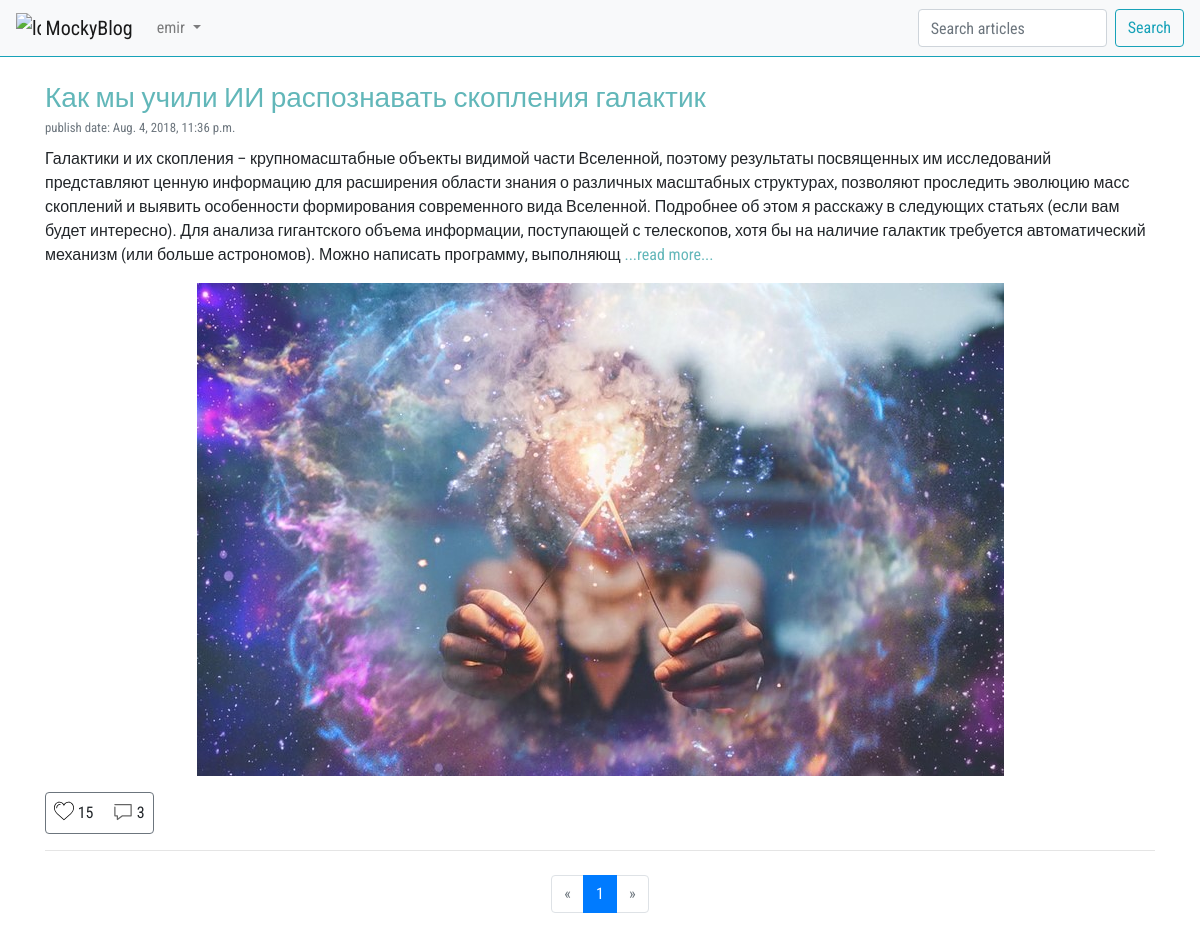
Screenshot of / (signed in) with the database file from the repository.
### article/models.py (models this page shows, shortened)
class Article(models.Model):
    class Meta:
        db_table = "Article"
    article_title = models.CharField(max_length=200)
    article_text = models.TextField()
    article_date = models.DateTimeField(null=True)
    article_likes = models.IntegerField(default=0)
    article_image = models.ImageField(null=True, blank=False, upload_to="images/",
                                      verbose_name="image")

### article/views.py (the view)
# urls.py: url(r'^page/(\d+)/$', views.articles, name="post_with_pages"),
def articles(request, page_number=1):
    all_articles = Article.objects.all()[::-1]
    current_page = Paginator(all_articles, 3)
    return render(request, template_name='article/articles.html',
                  context={
                      'articles': current_page.page(page_number),
                      'user': auth.get_user(request),
                      'cookies': request.COOKIES
                  })

### article/templatetags/poll_extras.py (called while the page is built)
@register.filter(name='get_comments_length')
def get_comments_length(value):
    obj = len(Comment.objects.filter(comments_article=value))
    return obj

@register.filter(name='format_str')
def format_str(value, username):
    return "{0}:{1}".format(value, username)

@register.filter(name='is_liked')
def is_liked(value, cookies_val):
    return True if str(value) in cookies_val else False

### article/templates/article/articles.html (shortened to what this page needs)
{% extends 'index.html' %}
{% load static %}
{% load poll_extras %}
{% block article %}
    <main>
        {% if search_res %}
            <div class="container mt-4">
                {% for article in search_res %}
                    <h3 class="mb-0 pb-0">
                        <a style="color: #62B7B9" href="/article/{{ article.id }}/">{{ article.article_title }}</a>
                    </h3>
                    <small class="text-muted mt-0 pt-0">publish date: {{ article.article_date }}</small>
                    <div class="article_text mt-2 mb-0">
                        {% if article.article_text|length < 600 %}
                            <p> {{ article.article_text }}</p>
                        {% else %}
                            <p>
                                {{ article.article_text|slice:"0:600" }}
                                <a style="color: #62B7B9" href="/article/{{ article.id }}/">...read more...</a>
                            </p>
                        {% endif %}
                    </div>
                    <div class="d-flex justify-content-center article_image">
                        <img style="max-width: 100%;height: auto;" src="{{ article.article_image.url }}" alt="">
                    </div>
                    <div class="border border-secondary rounded mt-3 px-2 py-2" style="width: fit-content">
                        {% if request.user.username %}
                            <a class="" style="text-decoration: none" href="/article/addlike/{{ article.id }}/">
                                {% if article.id|format_str:request.user.username|is_liked:request.COOKIES %}
                                    <img style="margin-top: -4px;" src="{% static "liked.svg" %}" alt="likes" width="20">
                                {% else %}
                                    <img style="margin-top: -4px;" src='{% static "likes.svg" %}' width="20" alt="likes">
                                {% endif %}
                            </a>
                            {{ article.article_likes }}
                            <div class="d-inline ml-3">
                            <img style="opacity: 0.6;margin-top: -3px;" src="{% static "comments.svg" %}" width="20"
                                 alt="">
                            {{ article.id|get_comments_length }}
                        </div>
                        {% else %}
                            {% if article.id|format_str:request.user.username|is_liked:request.COOKIES %}
                                <img style="margin-top: -4px;" src="{% static "liked.svg" %}" alt="likes" width="20">
                            {% else %}
                                <img style="margin-top: -4px;" src='{% static "likes.svg" %}' width="20" alt="likes">
                            {% endif %}
                            {{ article.article_likes }}
                            <div class="d-inline ml-3">
                            <img style="opacity: 0.6;margin-top: -3px;" src="{% static "comments.svg" %}" width="20"
                                 alt="">
                            {{ article.id|get_comments_length }}
                        </div>
                        {% endif %}
                    </div>
                    <hr>
                {% endfor %}
            </div>
            <div class="container mt-4">
                <nav aria-label="Page navigation">
                    <ul class="pagination justify-content-center">
                        {% if search_res.has_previous %}
                            <li class="page-item">
                                <a class="page-link" href="/find/{{ search_res.previous_page_number }}/?q={{ q }}"
                                   aria-label="Previous">
                                    <span aria-hidden="true">&laquo;</span>
                                    <span class="sr-only">Previous</span>
                                </a>
                            </li>
                        {% else %}
                            <li class="page-item disabled">
                                <a class="page-link" href="" aria-label="Previous">
                                    <span aria-hidden="true">&laquo;</span>
                                    <span class="sr-only">Previous</span>
                                </a>
                            </li>
                        {% endif %}
                        {% for page in search_res.paginator.page_range %}
                            {% if page == search_res.number %}
                                <li class="page-item active">
                                    <a class="page-link" href="/find/{{ page }}//?q={{ q }}">
                                        {{ page }}
                                        <span class="sr-only">(current)</span>
                                    </a>
                                </li>
                            {% else %}
                                <li class="page-item"><a href="/find/{{ page }}/?q={{ q }}"
                                                         class="page-link">{{ page }}</a></li>
                            {% endif %}
                        {% endfor %}
                        {% if search_res.has_next %}
                            <li class="page-item">
                                <a class="page-link"
                                   href="/find/{{ search_res.next_page_number }}/?q={{ q }}">&raquo;</a>
                            </li>
                        {% else %}
                            <li class="page-item disabled">
                                <a class="page-link" href="">&raquo;</a>
                            </li>
                        {% endif %}
                    </ul>
                </nav>
            </div>
        {% else %}
            <div class="container mt-4">
                {% for article in articles %}
                    <h3 class="mb-0 pb-0">
                        <a style="color: #62B7B9" href="/article/{{ article.id }}/">{{ article.article_title }}</a>
                    </h3>
                    <small class="text-muted mt-0 pt-0">publish date: {{ article.article_date }}</small>
                    <div class="article_text mt-2 mb-0">
                        {% if article.article_text|length < 600 %}
                            <p> {{ article.article_text }}</p>
                        {% else %}
                            <p>
                                {{ article.article_text|slice:"0:600" }}
                                <a style="color: #62B7B9" href="/article/{{ article.id }}">...read more...</a>
                            </p>
                        {% endif %}
                    </div>
                    <div class="d-flex justify-content-center article_image">
                        <img style="max-width: 100%;height: auto;" src="{{ article.article_image.url }}" alt="">
                    </div>
                    <div class="border border-secondary rounded mt-3 px-2 py-2" style="width: fit-content">
                        {% if request.user.username %}
                            <a class="" style="text-decoration: none" href="/article/addlike/{{ article.id }}/">
                                {% if article.id|format_str:request.user.username|is_liked:request.COOKIES %}
                                    <img style="margin-top: -4px;" src="{% static "liked.svg" %}" alt="likes" width="20">
                                {% else %}
                                    <img style="margin-top: -4px;" src='{% static "likes.svg" %}' width="20" alt="likes">
                                {% endif %}
                            </a>
                            {{ article.article_likes }}
                            <div class="d-inline ml-3">
                            <img style="opacity: 0.6;margin-top: -3px;" src="{% static "comments.svg" %}" width="20"
                                 alt="">
                            {{ article.id|get_comments_length }}
                        </div>
                        {% endif %}
                    </div>
                    <hr>
                {% endfor %}
            </div>
            <div class="container mt-4">
                <nav aria-label="Page navigation">
                    <ul class="pagination justify-content-center">
                        {% if articles.has_previous %}
                            <li class="page-item">
                                <a class="page-link" href="/page/{{ articles.previous_page_number }}/"
                                   aria-label="Previous">
                                    <span aria-hidden="true">&laquo;</span>
                                    <span class="sr-only">Previous</span>
                                </a>
                            </li>
                        {% else %}
                            <li class="page-item disabled">
                                <a class="page-link" href="" aria-label="Previous">
                                    <span aria-hidden="true">&laquo;</span>
                                </a>
                            </li>
                        {% endif %}
                        {% for page in articles.paginator.page_range %}
                            {% if page == articles.number %}
                                <li class="page-item active">
                                    <a class="page-link" href="/page/{{ page }}/">{{ page }} <span class="sr-only">(current)</span></a>
                                </li>
                            {% else %}
                                <li class="page-item"><a href="/page/{{ page }}/" class="page-link">{{ page }}</a></li>
                            {% endif %}
                        {% endfor %}
                        {% if articles.has_next %}
                            <li class="page-item">
                                <a class="page-link" href="/page/{{ articles.next_page_number }}/">&raquo;</a>
                            </li>
                        {% else %}
                            <li class="page-item disabled">
                                <a class="page-link" href="">&raquo;</a>
                            </li>
                        {% endif %}
                    </ul>
                </nav>
            </div>
        {% endif %}
    </main>
{% endblock %}

### templates/index.html (shortened to what this page needs)
{% load static %}
<!DOCTYPE html>
<html lang="en">
<head>
    <link rel="stylesheet" href="https://stackpath.bootstrapcdn.com/bootstrap/4.1.3/css/bootstrap.min.css"
>
</head>
<body style="font-family: 'Roboto Condensed', sans-serif;">
<header>
    <nav class="navbar navbar-expand-lg navbar-light bg-light border-bottom border-info">
        <a class="navbar-brand" href="/">
            <img src="{% static 'img/contract.svg' %}" width="25" height="25" class="d-inline-block align-top"
                 alt="logo">
            MockyBlog
        </a>
        <div class="collapse navbar-collapse" id="navbarSupportedContent">
            <ul class="navbar-nav mr-auto">
                <li class="nav-item dropdown">
                    {% if user.username %}
                        <a class="nav-link dropdown-toggle" href="#" id="navbarDropdown" role="button"
                           data-toggle="dropdown" aria-haspopup="true" aria-expanded="false">
                            {{ user.username }}
                        </a>
                    {% endif %}
                </li>
            </ul>
            <form method="get" action="/find/1/" class="form-inline my-2 my-lg-0">
                <input name="q" class="form-control mr-sm-2" type="search" placeholder="Search articles"
                       aria-label="Search">
                <button class="btn btn-outline-info my-2 my-sm-0" type="submit">Search</button>
            </form>
        </div>
    </nav>
</header>
{% block article %} {% endblock %}
</body>
</html>

### rows the page displays
Article: article_title "Как мы учили ИИ распознавать скопления галактик", article_date "Aug. 4, 2018, 11:36 p.m.", article_text "Галактики и их скопления – крупномасштабные объекты видимой части Вселенной, поэтому результаты посвященных им исследований представляют ценную информацию для расширения области знания о различных масштабных структурах, позволяют проследить эволюцию масс скоплений и выявить особенности формирования современного вида Вселенной. Подробнее об этом я расскажу в следующих статьях (если вам будет интересно). Для анализа гигантского объема информации, поступающей с телескопов, хотя бы на наличие галактик требуется автоматический механизм (или больше астрономов). Можно написать программу, выполняющ", article_image (picture), article_likes "15", id|get_comments_length "3"

### other values shown
{{ user.username }} "emir"
{{ page }} "1"
